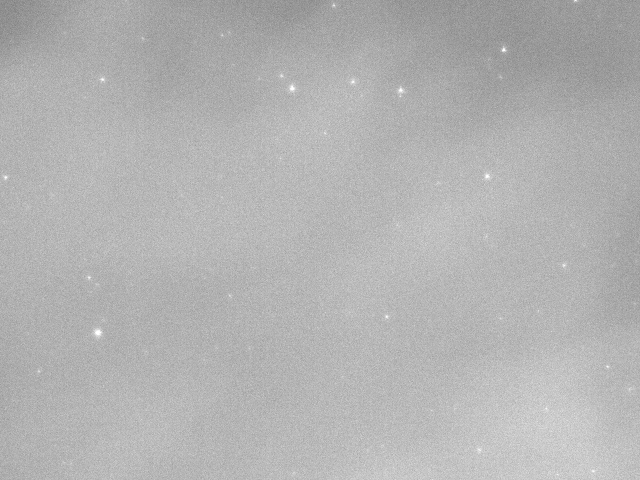
#> input picture stepper_controller_V2/GUI/StepperGUI/src/im1.jpg, 1280 x 960 px (shown at 1/2 size)
$ python star_detection.py
#> lines starting #> are read from the running program, lines starting #| are printed output that depends on the picture; after the words box and inside, x2 and y2 are one past the last pixel; in counts of white or black regions, pixels touching at a corner belong together
#> further down, I is the input picture: shape (960, 1280); min 103, max 255, mean 178.2
import cv2
import numpy as np
from astropop import astrometry


def segmentation(im: np.ndarray, thr=-10):
#> called with thr = -10
    im_filt = cv2.GaussianBlur(im, (5, 5), 2)
    im_th = cv2.adaptiveThreshold(im_filt, 255, cv2.ADAPTIVE_THRESH_GAUSSIAN_C, \
                                  cv2.THRESH_BINARY, 399, thr)
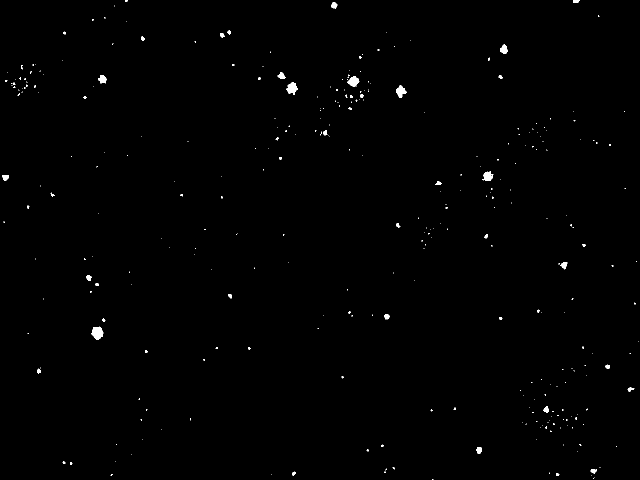
#> im_th: shape (960, 1280) (shown at 1/2 size); 0.44% white; 326 white regions (278 under 20 px), largest, box (x1, y1, x2, y2) and area: (183, 653, 207, 680) 445, (572, 164, 596, 190) 349, (694, 153, 719, 173) 316
    seg = cv2.connectedComponentsWithStats(im_th)
    im_ret = cv2.cvtColor(im.astype(np.uint8), cv2.COLOR_GRAY2RGB)
    current_star_centroids = []
    for i in range(1, seg[0]):
        '''Exclude abnormaly large stars'''
        if (4 < seg[2][i, cv2.CC_STAT_AREA] < 2500):
            new_star = [seg[2][i, cv2.CC_STAT_AREA], seg[3][i][0], seg[3][i][1], np.sqrt(seg[2][i, cv2.CC_STAT_AREA])]
            # print(new_star[3])
            current_star_centroids.append(new_star)
            x_start = (int(new_star[1]) - int(new_star[3])) + 1
            if (x_start < 0): x_start = 0
            x_end = (int(new_star[1]) + int(new_star[3])) + 1
            if (x_start >= im_th.shape[1]): x_start = im_th.shape[1] - 1
            y_start = (int(new_star[2]) - int(new_star[3])) + 1
            if (y_start < 0): y_start = 0
            y_end = (int(new_star[2]) + int(new_star[3])) + 1
            if (y_start >= im_th.shape[0]): y_start = im_th.shape[0] - 1

            I = im_th[y_start:y_end, x_start:x_end]
            circularity_meassure(I, new_star[3], new_star[0], new_star[1])
            cv2.circle(im_ret, (int(new_star[1]), int(new_star[2])), 6, (0, 0, 255), 1)
#> this loop made 326 passes
#> (new_star, x_end, y_end) on passes 1, 2, 3, 5, 6, 7, 9, 10, 12, 13, 15, 17: ([18, 252, 1.33, 4.24], 257, 6), ([68, 1151.5, 2.24, 8.25], 1160, 11), ([114, 667.9, 10.33, 10.68], 678, 21), ([5, 1196.8, 31.6, 2.24], 1199, 34), ([6, 209.2, 35.17, 2.45], 212, 38), ([8, 185.1, 39.5, 2.83], 188, 42), ([42, 458.1, 64.64, 6.48], 465, 71), ([22, 129, 65.68, 4.69], 133, 70), ([58, 443.9, 70.03, 7.62], 451, 78), ([45, 285.1, 76.82, 6.71], 292, 83), ([5, 390.2, 83.4, 2.24], 393, 86), ([192, 1007.7, 98.34, 13.86], 1021, 112)
#> new_star on pass 187: [5, 857.4, 466.8, 2.24]
#> pass 3, in segmentation, `I = im_th[y_start:y_end, x_start:x_end]`:
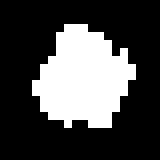
#> I: shape (20, 20) (shown 8 times larger); 28.5% white; 1 white region, box (x1, y1, x2, y2) and area: (4, 3, 17, 16) 114
#> after the loop:
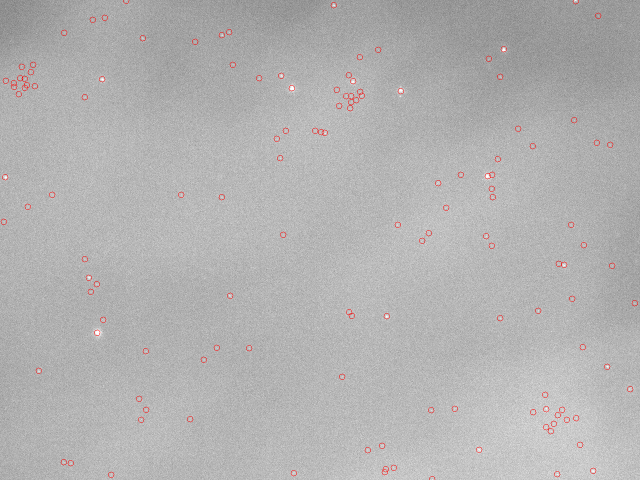
#> im_ret: shape (960, 1280, 3) (shown at 1/2 size); 0.35% of pixels changed, all inside (x1, y1, x2, y2) = (1, 0, 1276, 960)
#> after the loop, current_star_centroids = 135 items, first 6: [18, 252, 1.33, 4.24], [68, 1151.5, 2.24, 8.25], [114, 667.9, 10.33, 10.68], [5, 1196.8, 31.6, 2.24], [6, 209.2, 35.17, 2.45], [8, 185.1, 39.5, 2.83]

    return im_th, current_star_centroids


def requestStarsLocation(star_list: list, mqtt_client):
    solver_star_list_req = []
    for el in star_list:
        solver_star_list_req.append([round(float(el[1]),2), round(float(el[2]),2)])
    print(str(solver_star_list_req))
    if len(solver_star_list_req) >= 3:
        mqtt_client.publish("solver/star_locs", str(solver_star_list_req))


def testRequestStarsLocation(mqtt_client):
    print("Testing solver")
    solver_star_list_req = [[1150.74, 1.66], [667.31, 10.43], [458.09, 64.36], [444.09, 70.09], [285.5, 76.5],
                        [1007.45, 98.73], [562.7, 151.17], [1000.67, 153.5], [204.78, 158.73], [705.39, 163.08],
                        [584.11, 176.02], [801.49, 180.82], [800.5, 191.5], [722.83, 190.83], [649.7, 265.95],
                        [974.33, 352.54], [10.86, 354.58], [876.5, 365.0], [1127.96, 530.13], [177.72, 554.88],
                        [459.53, 590.88], [773.07, 632.95], [1000.8, 636.6], [195.27, 665.42], [1215.12, 733.0],
                        [77.43, 742.17], [1258.93, 777.71], [1092.67, 817.28], [958.07, 899.75], [1186.17, 941.8]]
    # solver_star_list_req = [[777.71, 20.07], [733.0, 63.88], [941.8, 92.83], [1.66, 128.26], [530.13, 151.04],
    #                     [817.37, 186.42], [98.73, 271.55], [153.5, 278.33], [636.6, 278.2], [352.54, 304.67], [899.67, 320.98], [365.2,
    #                     402.6], [180.82, 477.51], [191.5, 478.5], [632.95, 505.93], [190.83, 556.17], [163.08, 573.61], [10.43,
    #                     611.69], [265.95, 629.3], [176.02, 694.89], [151.12, 716.37], [590.88, 819.47], [64.36, 820.91], [70.09,
    #                     834.91], [76.5, 993.5], [158.73, 1074.22], [665.42, 1083.73], [554.88, 1101.28], [742.17, 1201.57], [354.58,
    #                     1268.14]]

    #solver_star_list_req = [[307.67, 39.11], [1115.57, 69.71], [349.93, 152.05], [120.17, 236.2], [84.3, 281.51], [1199.38, 389.59], [248.71, 479.87], [637.31, 535.54], [656.23, 534.31], [139.45, 567.47],
                            #[431.42, 706.29], [55.48, 744.81], [829.67, 776.95], [210.68, 810.51], [870.38, 812.62], [1194.3, 897.75]]

    mqtt_client.publish("solver/star_locs", str(solver_star_list_req))


def circularity_meassure(obj: np.ndarray, non_zero, cx, cy):
    return 1


if __name__ == "__main__":
    test_images = [
        "im1.jpg",
        "im1_rot90.jpg"
    ]
    for im in test_images:
        I = cv2.imread(im, cv2.IMREAD_GRAYSCALE)
        I_bin, star_list = segmentation(I)
#> star_list has the same summary as current_star_centroids in segmentation
        solver_star_list = []
        for el in star_list:
            solver_star_list.append([round(float(el[1]), 2), round(float(el[2]), 2)])
#> this loop made 135 passes
#> el on passes 1 to 12: [18, 252, 1.33, 4.24], [68, 1151.5, 2.24, 8.25], [114, 667.9, 10.33, 10.68], [5, 1196.8, 31.6, 2.24], [6, 209.2, 35.17, 2.45], [8, 185.1, 39.5, 2.83], [42, 458.1, 64.64, 6.48], [22, 129, 65.68, 4.69], [58, 443.9, 70.03, 7.62], [45, 285.1, 76.82, 6.71], [5, 390.2, 83.4, 2.24], [192, 1007.7, 98.34, 13.86]
#> after the loop, solver_star_list = 135 pairs, first value 7.6 to 1269.3, second value 1.33 to 958.6
        print(str(solver_star_list))
#> (printed output is left out)
#> (the run stopped early here; a loop or call above may not have finished)
